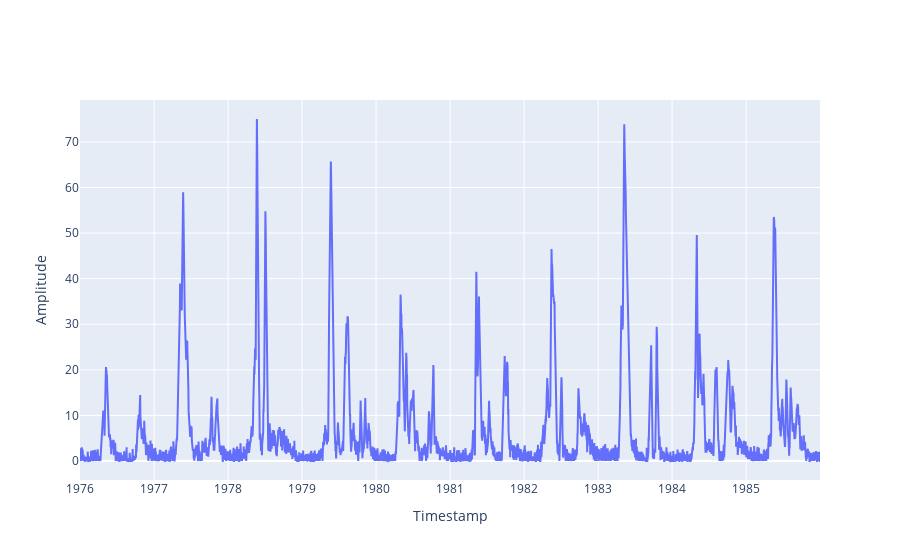

Notebook source saved alongside this figure:
### Code cell
fig = go.Figure(data=go.Scatter(x=X_mean_P2.index.values, y=Y_P2['Flow'], name='Flow'))
fig.update_layout(xaxis_title="Timestamp", yaxis_title="Amplitude")
fig.show()

### Figure 1 — Plotly figure (JSON) as saved in the notebook; plotly's stock layout.template omitted (floating-point values rounded to 4 significant figures; data arrays with more than 128 entries replaced by an {"elided": "..."} marker saying what was removed)
{"data": [{"name": "Flow", "type": "scatter", "x": {"elided": "3651 str values"}, "y": {"elided": "3651 float values"}}], "layout": {"xaxis": {"title": {"text": "Timestamp"}}, "yaxis": {"title": {"text": "Amplitude"}}}}
